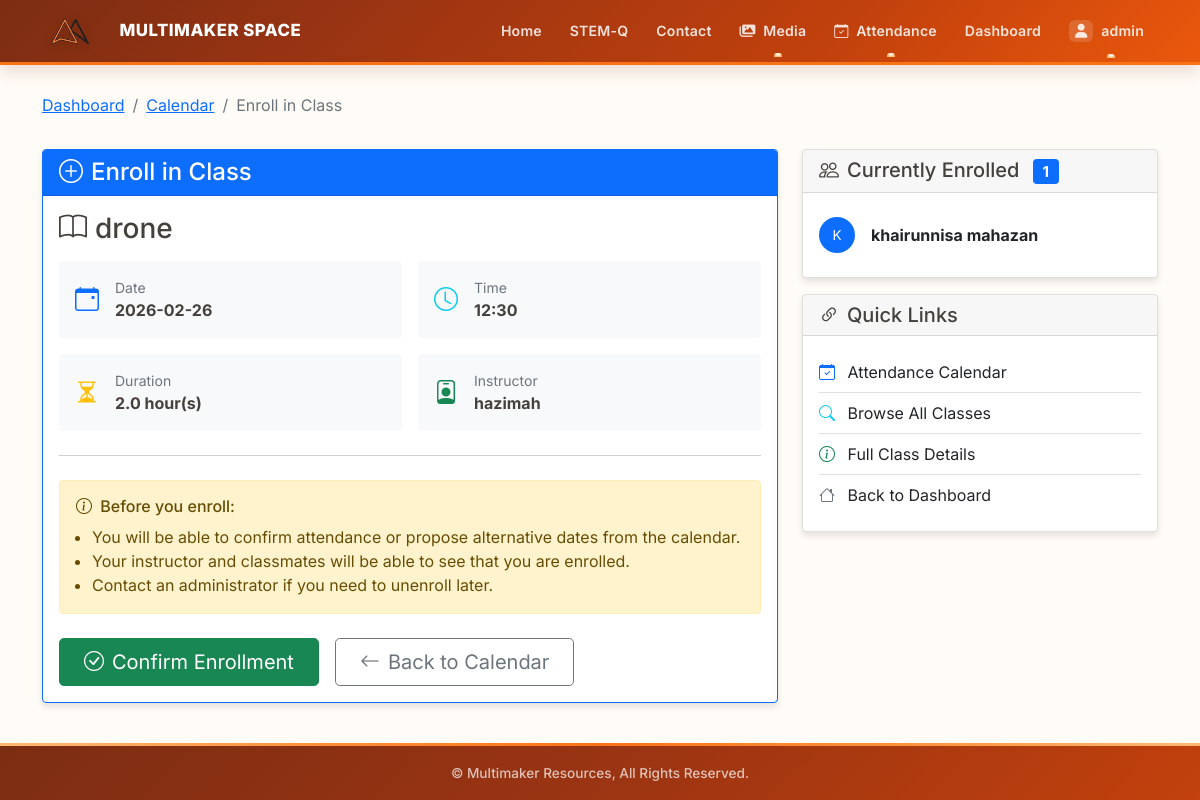
/enroll/2 (signed in), run on the app's committed database.
### tables this page shows
CREATE TABLE class_schedule (
                id INTEGER PRIMARY KEY AUTOINCREMENT,
                class_name TEXT NOT NULL,
                class_date DATE NOT NULL,
                time TEXT NOT NULL,
                instructor TEXT NOT NULL,
                duration TEXT NOT NULL,
                admin_notes TEXT DEFAULT '',
                created_at DATETIME DEFAULT CURRENT_TIMESTAMP
            );

CREATE TABLE users (
                id INTEGER PRIMARY KEY AUTOINCREMENT,
                username TEXT UNIQUE NOT NULL,
                email TEXT UNIQUE NOT NULL,
                password TEXT NOT NULL,
                full_name TEXT NOT NULL,
                role TEXT DEFAULT 'student',
                is_approved BOOLEAN DEFAULT 0,
                created_at DATETIME DEFAULT CURRENT_TIMESTAMP
            , must_change_password BOOLEAN DEFAULT 0);

### app.py (the view, shortened to what this page needs)
@app.route('/enroll/<int:class_id>', methods=['GET', 'POST'])
@login_required
def enroll_in_class(class_id):
    current_user = get_current_user()
    if not current_user:
        flash('Please log in to enroll in a class.', 'warning')
        return redirect(url_for('login'))
    try:
        conn = get_db_connection()
        class_info = conn.execute('''
            SELECT * FROM class_schedule WHERE id = ?
        ''', (class_id,)).fetchone()
        if not class_info:
            conn.close()
            flash('Class not found.', 'danger')
            return redirect(url_for('student_calendar'))
        class_dict = dict(class_info)
        already_enrolled = conn.execute('''
            SELECT 1 FROM class_students
            WHERE user_id = ? AND class_id = ?
        ''', (current_user['id'], class_id)).fetchone()
        if already_enrolled:
            conn.close()
            flash(f'You are already enrolled in {class_dict["class_name"]}.', 'info')
            return redirect(url_for('student_calendar'))
        enrolled_count = conn.execute('''
            SELECT COUNT(*) as count FROM class_students WHERE class_id = ?
        ''', (class_id,)).fetchone()['count']
        classmates = conn.execute('''
            SELECT u.full_name, u.username
            FROM users u
            JOIN class_students cst ON u.id = cst.user_id
            WHERE cst.class_id = ?
            ORDER BY u.full_name
        ''', (class_id,)).fetchall()
        classmates_list = [dict(c) for c in classmates]
        conn.close()
        return render_template('enroll_class.html',
                             class_info=class_dict,
                             enrolled_count=enrolled_count,
                             classmates=classmates_list,
                             user=current_user)
    except Exception as e:
        print(f"Error in enroll_in_class: {e}")
        import traceback
        traceback.print_exc()
        flash('An error occurred while processing your enrollment.', 'danger')
        return redirect(url_for('student_calendar'))

### app.py (called while the page is built)
def login_required(f):
    @wraps(f)
    def decorated_function(*args, **kwargs):
        if 'user_id' not in session:
            flash('Please log in to access this page.', 'warning')
            return redirect(url_for('login'))
        return f(*args, **kwargs)
    return decorated_function

def get_current_user():
    if 'user_id' in session:
        conn = get_db_connection()
        try:
            user_data = conn.execute(
                'SELECT * FROM users WHERE id = ?', (session['user_id'],)
            ).fetchone()
            if user_data:
                return {
                    'id': user_data['id'],
                    'username': user_data['username'],
                    'full_name': user_data['full_name'],
                    'email': user_data['email'],
                    'role': user_data['role'],
                    'is_admin': user_data['role'] == 'admin'
                }
        except Exception as e:
            print(f"Error getting current user: {e}")
        finally:
            conn.close()
    return None

@app.context_processor
def utility_processor():
    return {
        'now': datetime.now,
        'current_year': datetime.now().year,
        'current_month': datetime.now().strftime('%B'),
        'current_date': datetime.now().strftime('%Y-%m-%d')
    }

@app.context_processor
def inject_user():
    user = get_current_user()
    return {'user': user, 'current_user': user}

@app.before_request
def initialize_database():
    try:
        create_attendance_table_if_needed()
    except Exception as e:
        print(f"Database initialization error (non-critical): {e}")

### database.py (called while the page is built)
def get_db_connection():
    conn = sqlite3.connect('multimaker.db')
    conn.row_factory = sqlite3.Row
    return conn

### templates/enroll_class.html (shortened to what this page needs)
{% extends "base.html" %}
{% block content %}
<div class="row">
    <div class="col-12">
        <nav aria-label="breadcrumb">
            <ol class="breadcrumb">
                <li class="breadcrumb-item"><a href="{{ url_for('student_dashboard') }}">Dashboard</a></li>
                <li class="breadcrumb-item"><a href="{{ url_for('student_calendar') }}">Calendar</a></li>
                <li class="breadcrumb-item active">Enroll in Class</li>
            </ol>
        </nav>
    </div>
</div>
<div class="row mt-3">
    <div class="col-lg-8">
        <div class="card border-primary">
            <div class="card-header bg-primary text-white">
                <h4 class="mb-0">
                    <i class="bi bi-plus-circle me-2"></i>Enroll in Class
                </h4>
            </div>
            <div class="card-body">
                <div class="mb-4">
                    <h3 class="mb-3">
                        <i class="bi bi-book me-2"></i>{{ class_info.class_name }}
                    </h3>
                    <div class="row g-3">
                        <div class="col-sm-6">
                            <div class="d-flex align-items-center p-3 bg-light rounded">
                                <div class="me-3">
                                    <i class="bi bi-calendar-event text-primary" style="font-size: 1.5rem;"></i>
                                </div>
                                <div>
                                    <small class="text-muted d-block">Date</small>
                                    <strong>{{ class_info.class_date }}</strong>
                                </div>
                            </div>
                        </div>
                        <div class="col-sm-6">
                            <div class="d-flex align-items-center p-3 bg-light rounded">
                                <div class="me-3">
                                    <i class="bi bi-clock text-info" style="font-size: 1.5rem;"></i>
                                </div>
                                <div>
                                    <small class="text-muted d-block">Time</small>
                                    <strong>{{ class_info.time or 'TBD' }}</strong>
                                </div>
                            </div>
                        </div>
                        <div class="col-sm-6">
                            <div class="d-flex align-items-center p-3 bg-light rounded">
                                <div class="me-3">
                                    <i class="bi bi-hourglass-split text-warning" style="font-size: 1.5rem;"></i>
                                </div>
                                <div>
                                    <small class="text-muted d-block">Duration</small>
                                    <strong>{{ class_info.duration }} hour(s)</strong>
                                </div>
                            </div>
                        </div>
                        <div class="col-sm-6">
                            <div class="d-flex align-items-center p-3 bg-light rounded">
                                <div class="me-3">
                                    <i class="bi bi-person-badge text-success" style="font-size: 1.5rem;"></i>
                                </div>
                                <div>
                                    <small class="text-muted d-block">Instructor</small>
                                    <strong>{{ class_info.instructor or 'TBD' }}</strong>
                                </div>
                            </div>
                        </div>
                    </div>
                </div>
                <hr>
                <div class="mt-4">
                    <div class="alert alert-warning">
                        <h6 class="alert-heading">
                            <i class="bi bi-info-circle me-1"></i> Before you enroll:
                        </h6>
                        <ul class="mb-0 ps-3">
                            <li>You will be able to confirm attendance or propose alternative dates from the calendar.</li>
                            <li>Your instructor and classmates will be able to see that you are enrolled.</li>
                            <li>Contact an administrator if you need to unenroll later.</li>
                        </ul>
                    </div>
                    <form method="POST" action="{{ url_for('enroll_in_class', class_id=class_info.id) }}">
                        <div class="d-flex gap-3 mt-4">
                            <button type="submit" class="btn btn-success btn-lg px-4">
                                <i class="bi bi-check-circle me-2"></i>Confirm Enrollment
                            </button>
                            <a href="{{ url_for('student_calendar') }}" class="btn btn-outline-secondary btn-lg px-4">
                                <i class="bi bi-arrow-left me-2"></i>Back to Calendar
                            </a>
                        </div>
                    </form>
                </div>
            </div>
        </div>
    </div>
    <div class="col-lg-4">
        <div class="card">
            <div class="card-header">
                <h5 class="mb-0">
                    <i class="bi bi-people me-2"></i>Currently Enrolled
                    <span class="badge bg-primary ms-2">{{ enrolled_count }}</span>
                </h5>
            </div>
            <div class="card-body">
                {% if classmates and classmates|length > 0 %}
                    <div class="list-group list-group-flush">
                        {% for mate in classmates %}
                        <div class="list-group-item px-0 d-flex align-items-center">
                            <div class="rounded-circle bg-primary text-white d-flex align-items-center justify-content-center me-3"
                                 style="width: 36px; height: 36px; font-size: 0.85rem; flex-shrink: 0;">
                                {{ mate.full_name[0]|upper if mate.full_name else mate.username[0]|upper }}
                            </div>
                            <div>
                                <strong>{{ mate.full_name or mate.username }}</strong>
                            </div>
                        </div>
                        {% endfor %}
                    </div>
                {% else %}
                    <div class="text-center py-3 text-muted">
                        <i class="bi bi-person-plus display-6 d-block mb-2"></i>
                        <p class="mb-0">No students enrolled yet.</p>
                        <small>Be the first to join!</small>
                    </div>
                {% endif %}
            </div>
        </div>
        <div class="card mt-3">
            <div class="card-header">
                <h5 class="mb-0"><i class="bi bi-link-45deg me-2"></i>Quick Links</h5>
            </div>
            <div class="card-body">
                <div class="list-group list-group-flush">
                    <a href="{{ url_for('student_calendar') }}" class="list-group-item list-group-item-action px-0">
                        <i class="bi bi-calendar-check me-2 text-primary"></i> Attendance Calendar
                    </a>
                    <a href="{{ url_for('browse_classes') }}" class="list-group-item list-group-item-action px-0">
                        <i class="bi bi-search me-2 text-info"></i> Browse All Classes
                    </a>
                    <a href="{{ url_for('class_details', class_id=class_info.id) }}" class="list-group-item list-group-item-action px-0">
                        <i class="bi bi-info-circle me-2 text-success"></i> Full Class Details
                    </a>
                    <a href="{{ url_for('student_dashboard') }}" class="list-group-item list-group-item-action px-0">
                        <i class="bi bi-house me-2 text-secondary"></i> Back to Dashboard
                    </a>
                </div>
            </div>
        </div>
    </div>
</div>
{% endblock %}

### static/css/style.css (style rules this page uses)
.card { box-shadow: 0 4px 6px rgba(0, 0, 0, 0.1); transition: transform 0.2s; }

### templates/base.html (style rules this page uses)
:root { --orange-50: #fff7ed; --orange-100: #ffedd5; --orange-200: #fed7aa; --orange-300: #fdba74; --orange-400: #fb923c; --orange-500: #f97316; --orange-600: #ea580c; --orange-700: #c2410c; --orange-800: #9a3412; --orange-900: #7c2d12; --white: #ffffff; --cream: #fffcf7; --text-dark: #431407; --text-muted: #78716c; --border-light: #fde8d0; }
body { display: flex; flex-direction: column; min-height: 100vh; margin: 0; padding: 0; font-family: 'Inter', -apple-system, BlinkMacSystemFont, 'Segoe UI', sans-serif; background: var(--cream); color: #44403c; }

### data on the page
class_schedule: class_name "drone", class_date "2026-02-26", time "12:30", duration "2.0", instructor "hazimah"
users: full_name "K", full_name "khairunnisa mahazan"

### other printed values
{{ session.username }} "admin"
{{ enrolled_count }} "1"
